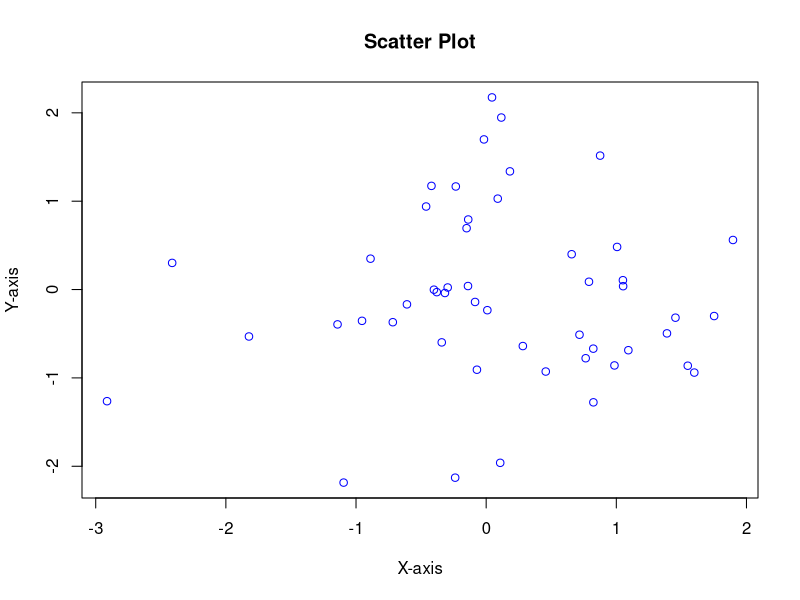
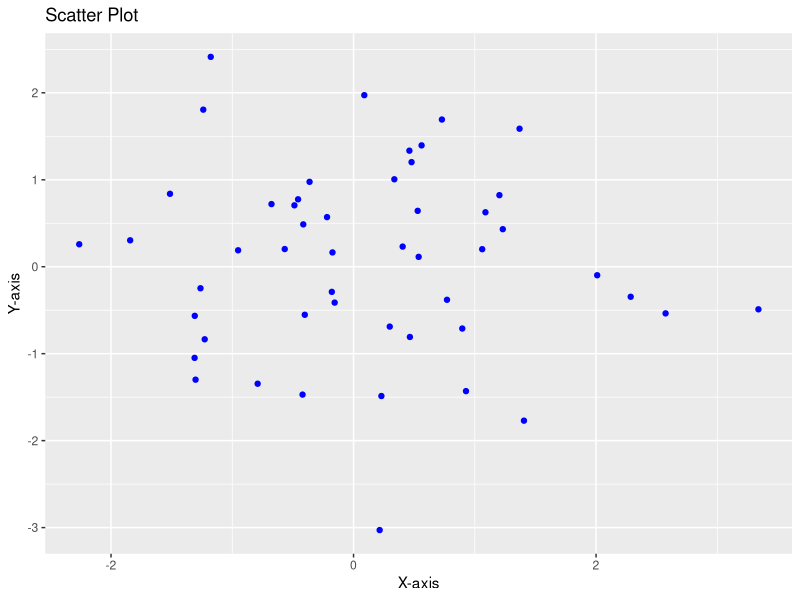

The R source for these figures, in order:
## ---- chunk 1
# Example of R code
     x <- c(1, 2, 3, 4, 5)
     y <- x * 2
     print(y)
## ---- chunk 2
# Example of R syntax
     x <- seq(1, 10)
     y <- x^2
     if (mean(y) > 20) {
       print("Mean is greater than 20")
     }
## ---- chunk 3
 # Example of R code
     x <- c(1, 2, 3, 4, 5)
     y <- x * 2
     print(y)
## ---- chunk 4
# Example of R syntax
     x <- seq(1, 10)
     y <- x^2
     if (mean(y) > 20) {
       print("Mean is greater than 20")
     }
## ---- chunk 5
# Example of creating a numeric vector in R
num_vector <- c(1, 2, 3, 4, 5)
## ---- chunk 6
# Example of creating a matrix in R
mat <- matrix(1:9, nrow = 3, ncol = 3)
## ---- chunk 7
# Example of creating a list in R
my_list <- list("apple", 42, c(1, 2, 3), TRUE)
## ---- chunk 8
# Example of creating a data frame in R
df <- data.frame(name = c("Alice", "Bob", "Carol"),
        age = c(25, 30, 35), height = c(162, 175, 168))
## ---- chunk 9
# Example of filtering rows using base R functions
df <- data.frame(name = c("Alice", "Bob", "Carol",        "David"),age = c(25, 30, 35, 28), height = c(162, 175,   168, 172))

# Filter rows where age is greater than 27
filtered_df <- df[df$age > 27, ]
## ---- chunk 10
# Example of filtering rows using dplyr
library(dplyr)

df <- data.frame(name = c("Alice", "Bob", "Carol",        "David"),age = c(25, 30, 35, 28),height = c(162, 175,   168, 172))

# Filter rows where age is greater than 27
filtered_df <- df %>% filter(age > 27)
head(filtered_df)
## ---- chunk 11
# Example of a scatter plot using base R plotting
df <- data.frame(x = rnorm(50), y = rnorm(50))

plot(df$x, df$y, main = "Scatter Plot", xlab = "X-axis", ylab = "Y-axis", col = "blue")
## ---- chunk 12
# Example of a scatter plot using ggplot2
library(ggplot2)

df <- data.frame(x = rnorm(50), y = rnorm(50))

ggplot(df, aes(x = x, y = y)) +
    geom_point(color = "blue") +
    ggtitle("Scatter Plot") +
    xlab("X-axis") +
    ylab("Y-axis")
